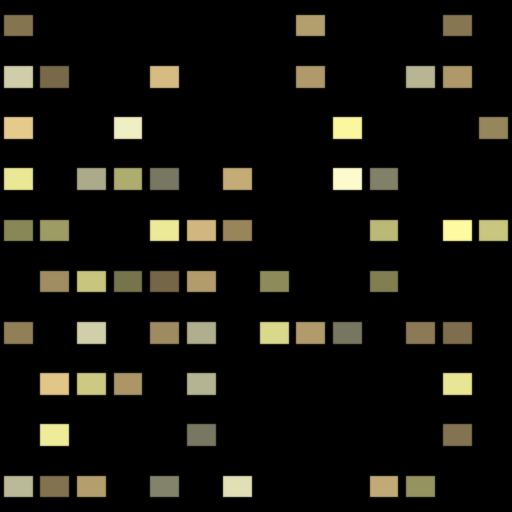
#> input picture scripts/landmarks/refs/tex/facade_sands_emit.png, 512 x 512 px
$ python -i analyse_refs.py   (imports and definitions only)
#> lines starting #> are read from the running program, lines starting #| are printed output that depends on the picture; after the words box and inside, x2 and y2 are one past the last pixel; in counts of white or black regions, pixels touching at a corner belong together
"""Turn reference photographs of the landmarks into numbers the modeller can use.

Why this step exists
--------------------
A 3D landmark on a dark map only reads as *that* landmark if two things are
right: its proportions and the colour it glows at night. Both are measurable
from a photograph, and measuring beats guessing — "the Sands towers are about
three times as tall as they are wide" is a claim a reader can check, whereas a
hand-picked hex code is not.

So this script reads a few night photographs, and writes out:

* ``palette``    the dominant colours, k-means over a subsample of pixels
* ``emissive``   the colours of the brightest 2% of pixels — the lit windows,
                 the LED strips, the uplit canopies. These become the emission
                 colours of the Blender materials.
* ``sky``        the median colour of the top rows, i.e. the night sky the
                 photograph was exposed for. Used to sanity-check that the
                 model's glow sits above the dashboard's own background.
* ``profile``    a width-vs-height silhouette profile of the lit structure,
                 normalised to 0..1. Used to check a model's proportions
                 against the photograph it was modelled from.
* ``credit``     whatever the file's own EXIF says about who made it. Reported
                 rather than assumed: one of these references turned out to
                 carry ``Copyright: Kokkai Ng``, a stock photograph that the
                 repository hosting it had no licence to redistribute. That is
                 the whole reason none of them are committed here.

The photographs themselves are NOT committed: they come from third-party
repositories with unclear licences. Only these derived numbers are, together
with the URL each came from, so the step is reproducible by anyone who
re-downloads the sources listed in ``sources.json``.

Usage
-----
    python scripts/landmarks/analyse_refs.py <image-dir> -o <out.json>

``<image-dir>`` holds the downloaded photographs named ``<key>.jpg``, where
``<key>`` matches an entry in ``sources.json``.
"""

from __future__ import annotations

import argparse
import json
import pathlib
import sys

import numpy as np
from PIL import ExifTags, Image

# Pixels are subsampled before clustering: a 1 MP photograph has far more
# pixels than k-means needs, and the full array makes the step minutes long.
SAMPLE = 40_000
# Ten clusters, not six. Six is enough to describe a photograph and not enough
# to find the thing that makes one landmark look like itself: the Supertrees'
# magenta uplighting is about a thirtieth of its frame and does not separate
# from the foliage until the eighth cluster. The extra four cost a second.
K = 10
# "Brightest 2%" is deliberately strict. A night photograph of a lit building
# is mostly dark; the top decile would drag in the sky glow and the water.
EMISSIVE_Q = 0.98


def kmeans(x: np.ndarray, k: int, iters: int = 40, seed: int = 7) -> tuple[np.ndarray, np.ndarray]:
    """Plain Lloyd's algorithm with k-means++ seeding.

    Written out rather than pulled from scikit-learn because the dependency is
    not otherwise needed here, and because the loop is four lines: assign every
    point to its nearest centre, move every centre to the mean of its points,
    repeat. Returns the centres and the share of points attached to each.
    """
    rng = np.random.default_rng(seed)
    # k-means++: first centre at random, then each next centre chosen with
    # probability proportional to its squared distance from the nearest centre
    # already chosen. Plain random seeding puts two centres in the same cluster
    # often enough to matter on photographs, which are very unevenly coloured.
    centres = [x[rng.integers(len(x))]]
    for _ in range(k - 1):
        d = np.min(((x[:, None, :] - np.array(centres)[None, :, :]) ** 2).sum(-1), axis=1)
        total = d.sum()
        probs = d / total if total > 0 else np.full(len(x), 1 / len(x))
        centres.append(x[rng.choice(len(x), p=probs)])
    c = np.array(centres, dtype=np.float64)

    for _ in range(iters):
        d = ((x[:, None, :] - c[None, :, :]) ** 2).sum(-1)
        lab = d.argmin(1)
        moved = 0.0
        for j in range(k):
            m = lab == j
            if m.any():
                new = x[m].mean(0)
                moved = max(moved, float(np.abs(new - c[j]).max()))
                c[j] = new
        if moved < 0.5:  # centres settled to within half an 8-bit level
            break
    share = np.bincount(lab, minlength=k) / len(lab)
    return c, share


def hexcolor(rgb: np.ndarray) -> str:
    r, g, b = (int(round(float(v))) for v in np.clip(rgb, 0, 255))
    return f"#{r:02x}{g:02x}{b:02x}"


def saturation(flat: np.ndarray) -> np.ndarray:
    """HSV saturation, (max - min) / max, with black left at zero."""
    hi = flat.max(axis=1)
    lo = flat.min(axis=1)
    return np.divide(hi - lo, hi, out=np.zeros_like(hi), where=hi > 0)


def luminance(a: np.ndarray) -> np.ndarray:
    """Rec. 709 relative luminance, the usual perceptual weighting."""
    return a[..., 0] * 0.2126 + a[..., 1] * 0.7152 + a[..., 2] * 0.0722


def profile(a: np.ndarray, rows: int = 24) -> list[float]:
    """Lit width per horizontal band, normalised against the widest band.

    A night photograph thresholded at its own mean-plus-a-sigma is a decent
    silhouette of the lit structure. Reading the lit width band by band gives a
    shape fingerprint: the Sands profile is narrow at the top (the SkyPark
    cantilever), wide across the towers, wider still at the podium.
    """
    lum = luminance(a)
    thr = lum.mean() + lum.std()
    lit = lum > thr
    h = lit.shape[0]
    out = []
    for i in range(rows):
        band = lit[i * h // rows : (i + 1) * h // rows]
        out.append(float(band.any(axis=0).mean()))
    top = max(out) or 1.0
    return [round(v / top, 3) for v in out]


CREDIT_TAGS = ("Artist", "Copyright", "ImageDescription")
_TAG_ID = {name: num for num, name in ExifTags.TAGS.items()}


def credit(img: Image.Image) -> dict | None:
    """Whatever the file says about who made it.

    Worth surfacing because a photograph found in a third-party repository may
    be anyone's, and the only thing in the file that knows is the EXIF.
    """
    exif = img.getexif()
    if not exif:
        return None
    out = {}
    for tag in CREDIT_TAGS:
        value = exif.get(_TAG_ID.get(tag, -1))
        if isinstance(value, bytes):
            value = value.decode("utf-16-le", "ignore").strip("\x00")
        if value:
            out[tag.lower()] = str(value).strip()[:160]
    return out or None


def analyse(path: pathlib.Path) -> dict:
#> called with path = 'refs/tex/facade_sands_emit.png'
    img = Image.open(path).convert("RGB")
#> img is the input picture: PIL image 512x512 RGB; mean R, G, B 24.7, 23.3, 16.6
    cred = credit(Image.open(path))
    a = np.asarray(img, dtype=np.float64)
    h, w, _ = a.shape
#> h = 512; w = 512
    flat = a.reshape(-1, 3)

    sky = np.median(a[: max(1, h // 12)].reshape(-1, 3), axis=0)
#> sky = [0, 0, 0]
    rng = np.random.default_rng(11)
    idx = rng.choice(len(flat), size=min(SAMPLE, len(flat)), replace=False)
    centres, share = kmeans(flat[idx], K)
#> in kmeans, `centres = [x[rng.integers(len(x))]]`: centres = [[0, 0, 0]]
#> the loop in kmeans, `for _ in range(k - 1):` made 9 passes
#> total on passes 1 to 9: 418566742, 37832906, 13671516, 10407140, 5618394, 5098028, 3602466, 3341847, 2730071
#> after the loop in kmeans, `for _ in range(k - 1):`: centres = [[0, 0, 0], [200, 197, 127], [148, 148, 120], [234, 231, 149], [136, 120, 83], [173, 172, 140], [25, 25, 21], [118, 117, 95], [171, 168, 109], [240, 238, 195]]
#> in kmeans, `c = np.array(centres, dtype=np.float64)`: c has the same summary as centres
#> after the loop in kmeans, `for _ in range(iters):`: c = [[0.0539, 0.0514, 0.0372], [204.4, 191.3, 127.8], [152.2, 140.5, 95.98], [229.3, 224.6, 153.9], [130.1, 122, 89.18], [178.9, 177.7, 145.1], [26.35, 24.85, 17.68], [114.4, 104.2, 72.95], [177.1, 158.9, 110.1], [240.7, 239, 195.4]]
#> in kmeans, `share = np.bincount(lab, minlength=k) / len(lab)`: share = [0.836, 0.0189, 0.0189, 0.0216, 0.0276, 0.0119, 0.0232, 0.0142, 0.0219, 0.00555]
#> centres has the same summary as c in kmeans
    order = np.argsort(-share)
#> order = [0, 4, 6, 8, 3, 1, 2, 7, 5, 9]

    lum = luminance(flat)
    bright = flat[lum >= np.quantile(lum, EMISSIVE_Q)]
    ec, es = kmeans(bright[rng.choice(len(bright), size=min(SAMPLE, len(bright)), replace=False)], 3)
#> the loop in kmeans (call 2), `for _ in range(k - 1):` made 2 passes
#> total on passes 1 to 2: 6952536, 5707138
#> ec = [[220.6, 219.1, 162.8], [246.2, 244.2, 199.7], [240.2, 237.2, 153.1]]; es = [0.198, 0.2, 0.602]
    eorder = np.argsort(-es)
#> eorder = [2, 1, 0]

    return {
        "size": [w, h],
        "palette": [
            {"hex": hexcolor(centres[i]), "share": round(float(share[i]), 3)} for i in order
        ],
        "emissive": [
            {"hex": hexcolor(ec[i]), "share": round(float(es[i]), 3)} for i in eorder
        ],
        "sky": hexcolor(sky),
        "credit": cred,
        "mean_luminance": round(float(lum.mean()) / 255, 4),
        "profile": profile(a),
    }
#> in hexcolor, `r, g, b = (int(round(float(v))) for v in np.clip(rgb, 0, 255))`: r = 0
#> in luminance (call 2), `return a[..., 0] * 0.2126 + a[..., 1] * 0.7152 + a[..., 2] * 0.0722`:
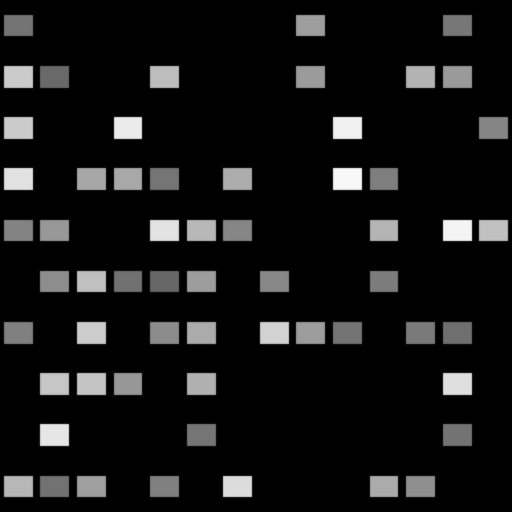
#> returned value: shape (512, 512) float64; min 0, max 248.1, mean 23.2
#> in profile, `thr = lum.mean() + lum.std()`: thr = 80.98
#> in profile, `lit = lum > thr`:
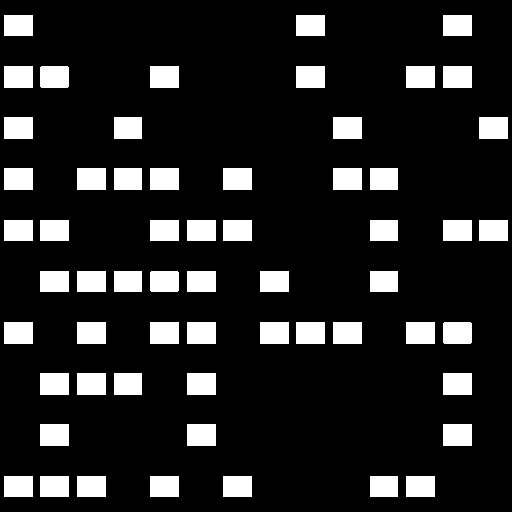
#> lit: shape (512, 512) bool; 14% white; 59 white regions, largest, box (x1, y1, x2, y2) and area: (4, 66, 33, 88) 638, (150, 66, 179, 88) 638, (296, 66, 325, 88) 638
#> the loop in profile, `for i in range(rows):` made 24 passes
#> pass 1, in profile, `band = lit[i * h // rows : (i + 1) * h // rows]`:
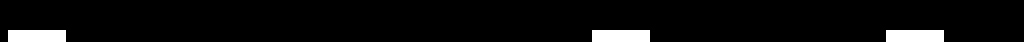
#> band: shape (21, 512) bool (shown 2 times larger); 4.9% white; 3 white regions, box (x1, y1, x2, y2) and area: (4, 15, 33, 21) 174, (296, 15, 325, 21) 174, (443, 15, 472, 21) 174
#> pass 2, in profile, `band = lit[i * h // rows : (i + 1) * h // rows]`:
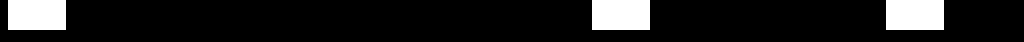
#> band: shape (21, 512) bool (shown 2 times larger); 12.1% white; 3 white regions, box (x1, y1, x2, y2) and area: (4, 0, 33, 15) 435, (296, 0, 325, 15) 435, (443, 0, 472, 15) 435
#> after the loop in profile, `for i in range(rows):`:
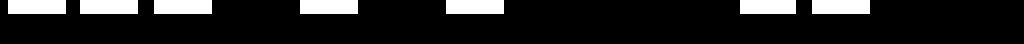
#> band: shape (22, 512) bool (shown 2 times larger); 12.6% white; 7 white regions, largest, box (x1, y1, x2, y2) and area: (4, 0, 33, 7) 203, (40, 0, 69, 7) 203, (77, 0, 106, 7) 203
#> after the loop in profile, `for i in range(rows):`: out = [0.17, 0.17, 0, 0.34, 0.34, 0.225, 0.225, 0.393, 0.393, 0, 0.451, 0.451, 0.393, 0.393, 0, 0.51, 0.51, 0.281, 0.281, 0.17, 0.17, 0, 0.395, 0.395]
#> in profile, `top = max(out) or 1.0`: top = 0.51


def main() -> int:
    ap = argparse.ArgumentParser(description=__doc__)
    ap.add_argument("image_dir", type=pathlib.Path)
    ap.add_argument("-o", "--out", type=pathlib.Path, required=True)
    args = ap.parse_args()

    here = pathlib.Path(__file__).parent
    sources = json.loads((here / "sources.json").read_text())

    out: dict[str, dict] = {}
    for key, meta in sources["references"].items():
        found = sorted(args.image_dir.glob(f"{key}.*"))
        if not found:
            print(f"  skip {key}: no image in {args.image_dir}", file=sys.stderr)
            continue
        print(f"  {key} <- {found[0].name}", file=sys.stderr)
        out[key] = {"source": meta, **analyse(found[0])}
        if out[key].get("credit"):
            print(f"      credit in the file: {out[key]['credit']}", file=sys.stderr)

    args.out.parent.mkdir(parents=True, exist_ok=True)
    args.out.write_text(json.dumps(out, indent=2) + "\n")
    print(f"wrote {args.out} ({len(out)} references)", file=sys.stderr)
    return 0


# [2 lines not run here, left out]

>>> result = analyse('refs/tex/facade_sands_emit.png')
#> result = 7 items
